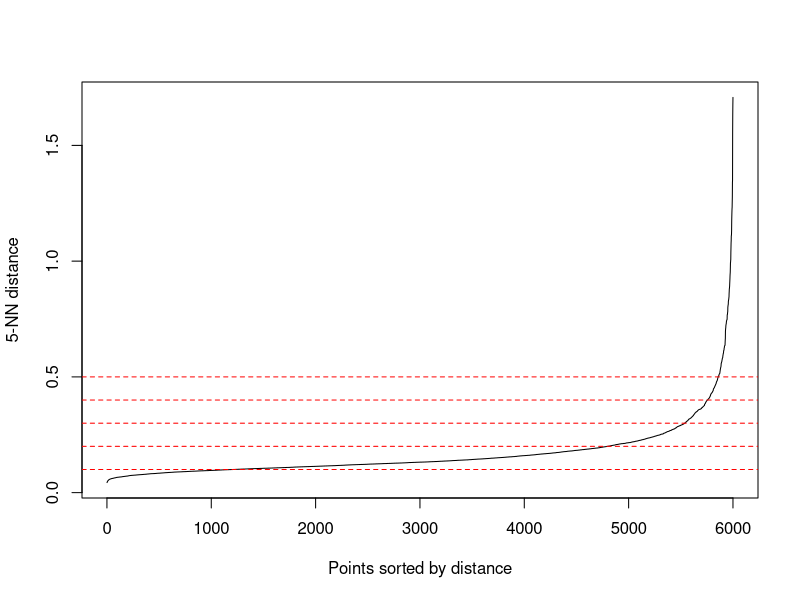
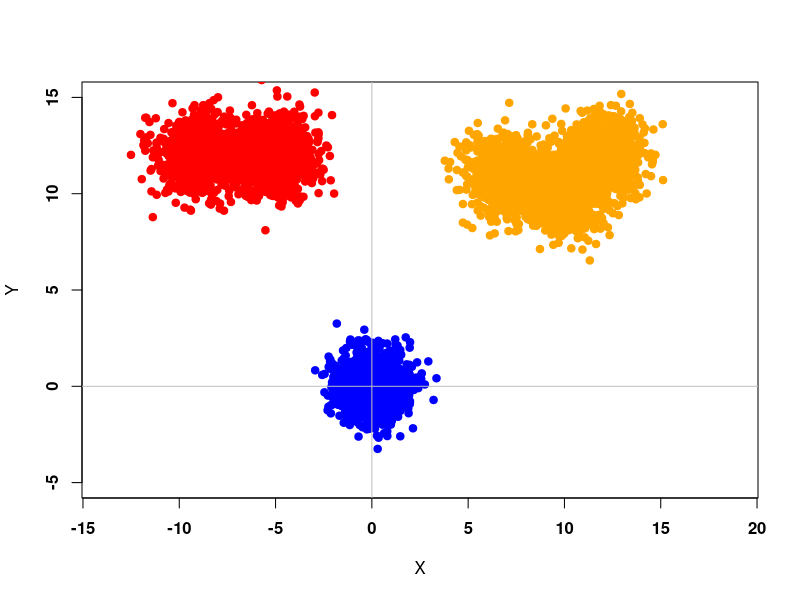

R code for these plots, in order: (Note: this script raises an error after producing the figures.)
# Test

library(readr)
library(tidyverse)
library(dbscan)

###################################################################################
# Plot some data for C++ project

library(MASS)

S <- matrix(c(1,0,0,1),2,2)
mt1 <- c(0,0)
mt2 <- c(10,10)
mt3 <- c(12,12)
mt4 <- c(7, 11)
mt5 <- c(-5, 12)
mt6 <- c(-9, 12)

n1 <- 1000
n2 <- 1000
n3 <- 1000
n4 <- 1000
n5 <- 1000
n6 <- 1000
n <- n1 + n2 + n3 + n4 + n5 + n6

X1 <- mvrnorm(n1, mt1, S)
X2 <- mvrnorm(n2, mt2, S)
X3 <- mvrnorm(n3, mt3, S)
X4 <- mvrnorm(n4, mt4, S)
X5 <- mvrnorm(n5, mt5, S)
X6 <- mvrnorm(n6, mt6, S)


DATA_Cpp <- rbind(X1, X2, X3, X4, X5, X6)
kNN1 <- kNNdistplot(DATA_Cpp, k = 5)
abline(h=.1, col = "red", lty=2)
abline(h=.2, col = "red", lty=2)
abline(h=.3, col = "red", lty=2)
abline(h=.4, col = "red", lty=2)
abline(h=.5, col = "red", lty=2)

# Write to CSV
write.csv(DATA_Cpp, "DataCpp-2D-6000.csv")


plot(X1, ylim = c(-5,15), xlim = c(-10,15), pch = 19, col = "blue", xlab = "X", ylab = "Y", font = 2, asp = 1)
abline(v = 0, h = 0, col = "gray")
points(X2, pch = 19, col = "orange")
points(X3, pch = 19, col = "orange")
points(X4, pch = 19, col = "orange")
points(X5, pch = 19, col = "red")
points(X6, pch = 19, col = "red")

### Visualization
Data_Cluster <- as.data.frame(read.table("Clustered_1.csv", header=FALSE,sep=","))
Data_Cluster <- as.data.frame(read.table("Clustered_Test.csv", header=FALSE,sep=","))

Data_Cluster <- as.data.frame(read.table("Clustered-2D-2000-Eps-0-3_N-5_Rand-0-2.csv", header=FALSE,sep=","))
Data_Cluster <- as.data.frame(read.table("Data_Clustered_S.csv", header=FALSE,sep=","))
Data_Cluster <- as.data.frame(read.table("DataCpp.csv", header=FALSE,sep=","))
#Data_Cluster <- as.data.frame(read.table("D:/Programming/Data-Mining-EiTI---DBSCAN-VP-TREE-C-/Data_Cluster.csv", header=FALSE,sep=","))

cluster <- as.factor(Data_Cluster[,3])
cluster2 <- as.factor(Data_Cluster[,4])
cluster3 <- as.factor(Data_Cluster[,5])

for (x in c(1:length(Data_Cluster[,3]))) {
  if(Data_Cluster[x,3] != Data_Cluster[x,4] || Data_Cluster[x,4] != Data_Cluster[x,5] || Data_Cluster[x,3] != Data_Cluster[x,5]){
    cat(Data_Cluster[x,3], " | ", Data_Cluster[x,4], " | ", Data_Cluster[x,5], "\n")
  }
}


library(ggplot2)
library(ggforce)
#sp <- ggplot(Data_Cluster[,1:2], aes(x=V1, y=V2, colour = cluster, size = cluster)) + geom_point() + geom_point(size = 50, pch = 1) + coord_cartesian(xlim =c(-1, 8), ylim = c(-1, 8))

sp <- ggplot(Data_Cluster[,1:2], aes(x=V1, y=V2, colour = cluster3)) + geom_point() + scale_x_continuous() + scale_y_continuous() #+ theme(aspect.ratio = 1)
sp <- sp + coord_fixed(ratio = 1)
sp <- sp + geom_point(size=10, pch=1) #+ coord_cartesian(xlim = c(0,4), ylim = c(0,4))
#sp <- sp + geom_point(aes(x=Data_Cluster[63,1], y=Data_Cluster[63,2], colour = 'black'))
show(sp)

P_tab = c(0,2,10,15,16,18,19,22,23,24,30,34,45,59,61,63,64,79,86,94,97,100,102,107)
for (zz in 1:length(P_tab)){
  kappa = P_tab[zz]
  sp <- sp + geom_point(aes(x=Data_Cluster[P_tab[zz],1], y=Data_Cluster[P_tab[zz],2], colour = 'yellow'))
  sp <- sp + geom_point(size=10, pch=1)
}


x <- c(0,1,5)
y <- c(0,1,3)
kappa <- as.data.frame(x)
kappa <- cbind(kappa,y)
sp1 <- ggplot(kappa, aes(x=x, y=y)) + geom_point() + coord_fixed(ratio = 1) + geom_circle(aes(x0=x, y0=y, r= 10), data= kappa)
show(sp1)

  # cols <- c((-1)='red',1='blue',2='green',3='yellow');
# plot(Data_Cluster[,1:2], xlim=c(0,8), ylim=c(0,8),col=cols[Data_Cluster[3]])
#show(3^10)


# 
# forestfires <- read_csv("forestfires.csv")
# View(forestfires)
# 
# 
# #forestfires$ISI <- forestfires$ISI[which.max(forestfires$ISI < 30.0)]
# plot(forestfires$ISI, forestfires$temp, xlim=c(0,26))

# Live <- read_csv("Live.csv")
# View(Live)
# plot(Live$num_comments, Live$num_likes)


# ### Cambridge data
# Cambridge_Crime_Data_2009_2016 <- read_csv("Cambridge Crime Data 2009-2016.csv")
# #View(Cambridge_Crime_Data_2009_2016)
# 
# Cambridge_Crime_Data_2009_2016$Crime <- as.numeric(factor(Cambridge_Crime_Data_2009_2016$Crime))
# Cambridge_Crime_Data_2009_2016$`Crime Date Time` <- as.numeric(factor(Cambridge_Crime_Data_2009_2016$`Crime Date Time`))
# plot(Cambridge_Crime_Data_2009_2016$Crime, Cambridge_Crime_Data_2009_2016$`Crime Date Time`)
# 

# ## Example 1: use dbscan on the iris data set
# data(iris)
# iris <- as.matrix(iris[,1:4])
# ## find suitable eps parameter using a k-NN plot for k = dim + 1
# ## Look for the knee!
# kNNdistplot(iris, k = 5)
# abline(h=.5, col = "red", lty=2)
# res <- dbscan(iris, eps = .5, minPts = 5)
# show(res)
# 
# plot(iris[,1], iris[,3])


#############################################################################################################################################################
### TRZEBA w C++ :
### 1) wyswietlic przypisywanie klastrow punktow dla DataCpp z 120 pkt
### 2) wyswietlic cale drzewo zeby zobaczyc listy + ewentualnie stworzyc mape drzewa w R (zarys okregow - mediany)


library(tidyverse)
library(MASS)
library(ggplot2)
library(ggforce)
library(dbscan)

### --- Funkcja z biblioteki DBSCAN --- ###
Data <- as.data.frame(read.table("Data_Clustered_4000_0-1-v2.csv", header=FALSE,sep=","))
dbsca <- dbscan(Data[,1:2], 0.3, 6, borderPoints = TRUE)
colur <- as.factor(dbsca[["cluster"]])

jpeg("R-DBSCAN.jpg", width = 2000, height = 2000, quality = 100)
sp <- ggplot(Data[,1:2], aes(x=Data[,1], y=Data[,2], colour = colur)) + geom_point() + scale_x_continuous() + scale_y_continuous() #+ theme(aspect.ratio = 1)
sp <- sp + coord_fixed(ratio = 1)
sp <- sp + geom_point(size=10, pch=1) #+ coord_cartesian(xlim = c(0,4), ylim = c(0,4))
#sp <- sp + geom_point(aes(x=Data_Cluster[63,1], y=Data_Cluster[63,2], colour = 'black'))
show(sp)
dev.off()


### --- Dane z C++ --- ###
# Data_Cluster <- as.data.frame(read.table("Data_Clustered_4000.csv", header=FALSE,sep=","))
Data_Cluster <- Data
cluster <- as.factor(Data_Cluster[,3])

jpeg("Cpp-DBSCAN.jpg", width = 2000, height = 2000, quality = 100)
sp <- ggplot(Data_Cluster[,1:2], aes(x=V1, y=V2, colour = cluster)) + geom_point() + scale_x_continuous() + scale_y_continuous() #+ theme(aspect.ratio = 1)
sp <- sp + coord_fixed(ratio = 1)
sp <- sp + geom_point(size=10, pch=1) #+ coord_cartesian(xlim = c(0,4), ylim = c(0,4))
#sp <- sp + geom_point(aes(x=Data_Cluster[63,1], y=Data_Cluster[63,2], colour = 'black'))
show(sp)
dev.off()


### --- Dane z C++ --> VP-TREE v1 --- ###
# Data_Cluster <- as.data.frame(read.table("Data_Clustered_20000.csv", header=FALSE,sep=","))
cluster <- as.factor(Data_Cluster[,4])

jpeg("Cpp-DBSCAN-VP-v1.jpg", width = 2000, height = 2000, quality = 100)
sp <- ggplot(Data_Cluster[,1:2], aes(x=V1, y=V2, colour = cluster)) + geom_point() + scale_x_continuous() + scale_y_continuous() #+ theme(aspect.ratio = 1)
sp <- sp + coord_fixed(ratio = 1)
sp <- sp + geom_point(size=10, pch=1) #+ coord_cartesian(xlim = c(0,4), ylim = c(0,4))
#sp <- sp + geom_point(aes(x=Data_Cluster[63,1], y=Data_Cluster[63,2], colour = 'black'))
show(sp)
dev.off()


### --- Dane z C++ --> VP-TREE v2 --- ###
# Data_Cluster <- as.data.frame(read.table("Data_Clustered_20000.csv", header=FALSE,sep=","))
cluster <- as.factor(Data_Cluster[,5])

jpeg("Cpp-DBSCAN-VP-v2.jpg", width = 2000, height = 2000, quality = 100)
sp <- ggplot(Data_Cluster[,1:2], aes(x=V1, y=V2, colour = cluster)) + geom_point() + scale_x_continuous() + scale_y_continuous() #+ theme(aspect.ratio = 1)
sp <- sp + coord_fixed(ratio = 1)
sp <- sp + geom_point(size=10, pch=1) #+ coord_cartesian(xlim = c(0,4), ylim = c(0,4))
#sp <- sp + geom_point(aes(x=Data_Cluster[63,1], y=Data_Cluster[63,2], colour = 'black'))
show(sp)
dev.off()

table(colur)
table(Data_Cluster[,3])
table(Data_Cluster[,4])
table(Data_Cluster[,5])


Data[Data[,4] == 5,]
